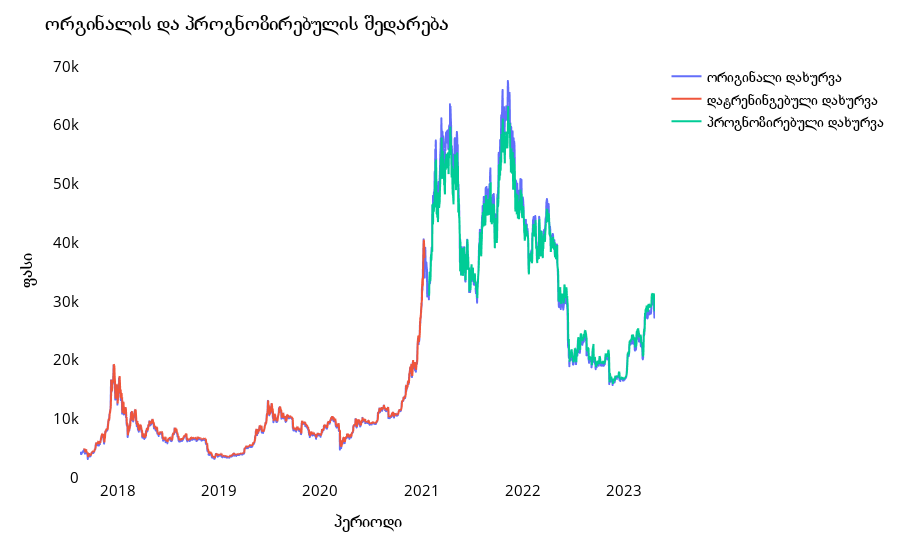

The notebook cell saved with this chart:
### Code cell
look_back = time_step
trainPredictPlot = np.empty_like(closedf)
trainPredictPlot[:, :] = np.nan
trainPredictPlot[look_back : len(train_predict) + look_back, :] = train_predict

print(f'Train predicted data: {trainPredictPlot.shape}')

testPredictPlot = np.empty_like(closedf)
testPredictPlot[:, :] = np.nan
testPredictPlot[len(train_predict) + (look_back * 2) + 1 : len(closedf) - 1, :] = test_predict

print(f'Test predicted data: {testPredictPlot.shape}')
names = cycle(['ორიგინალი დახურვა', 'დატრენინგებული დახურვა', 'პროგნოზირებული დახურვა'])


plotdf = pd.DataFrame(
    {
        'date': close_stock['timestamp'],
        'original_close': close_stock['close'],
        'train_predicted_close': trainPredictPlot.reshape(1,-1)[0].tolist(),
        'test_predicted_close': testPredictPlot.reshape(1,-1)[0].tolist()
    }
)

fig = px.line(
    plotdf,
    x = plotdf['date'], 
    y = [
        plotdf['original_close'],
        plotdf['train_predicted_close'],
        plotdf['test_predicted_close']
    ],
    
    labels = {
        'value': 'ფასი',
        'date': 'პერიოდი'
    }
)

fig.update_layout(title_text='ორგინალის და პროგნოზირებულის შედარება',
                  plot_bgcolor='white', font_size=15, font_color='black', legend_title_text='')

fig.for_each_trace(lambda t:  t.update(name = next(names)))
fig.update_xaxes(showgrid=False)
fig.update_yaxes(showgrid=False)
fig.show()

### Figure 1 — Plotly figure (JSON) as saved in the notebook; plotly's stock layout.template omitted (floating-point values rounded to 4 significant figures; data arrays with more than 128 entries replaced by an {"elided": "..."} marker saying what was removed)
{"data": [{"hovertemplate": "variable=original_close<br>პერიოდი=%{x}<br>ფასი=%{y}<extra></extra>", "legendgroup": "original_close", "line": {"color": "#636efa", "dash": "solid"}, "marker": {"symbol": "circle"}, "mode": "lines", "name": "ორიგინალი დახურვა", "showlegend": true, "type": "scattergl", "x": {"elided": "2076 str values"}, "xaxis": "x", "y": {"elided": "2076 float values"}, "yaxis": "y"}, {"hovertemplate": "variable=train_predicted_close<br>პერიოდი=%{x}<br>ფასი=%{y}<extra></extra>", "legendgroup": "train_predicted_close", "line": {"color": "#EF553B", "dash": "solid"}, "marker": {"symbol": "circle"}, "mode": "lines", "name": "დატრენინგებული დახურვა", "showlegend": true, "type": "scattergl", "x": {"elided": "2076 str values"}, "xaxis": "x", "y": {"elided": "2076 float values"}, "yaxis": "y"}, {"hovertemplate": "variable=test_predicted_close<br>პერიოდი=%{x}<br>ფასი=%{y}<extra></extra>", "legendgroup": "test_predicted_close", "line": {"color": "#00cc96", "dash": "solid"}, "marker": {"symbol": "circle"}, "mode": "lines", "name": "პროგნოზირებული დახურვა", "showlegend": true, "type": "scattergl", "x": {"elided": "2076 str values"}, "xaxis": "x", "y": {"elided": "2076 float values"}, "yaxis": "y"}], "layout": {"font": {"color": "black", "size": 15}, "legend": {"title": {"text": ""}, "tracegroupgap": 0}, "margin": {"t": 60}, "plot_bgcolor": "white", "title": {"text": "ორგინალის და პროგნოზირებულის შედარება"}, "xaxis": {"anchor": "y", "domain": [0, 1], "showgrid": false, "title": {"text": "პერიოდი"}}, "yaxis": {"anchor": "x", "domain": [0, 1], "showgrid": false, "title": {"text": "ფასი"}}}}
